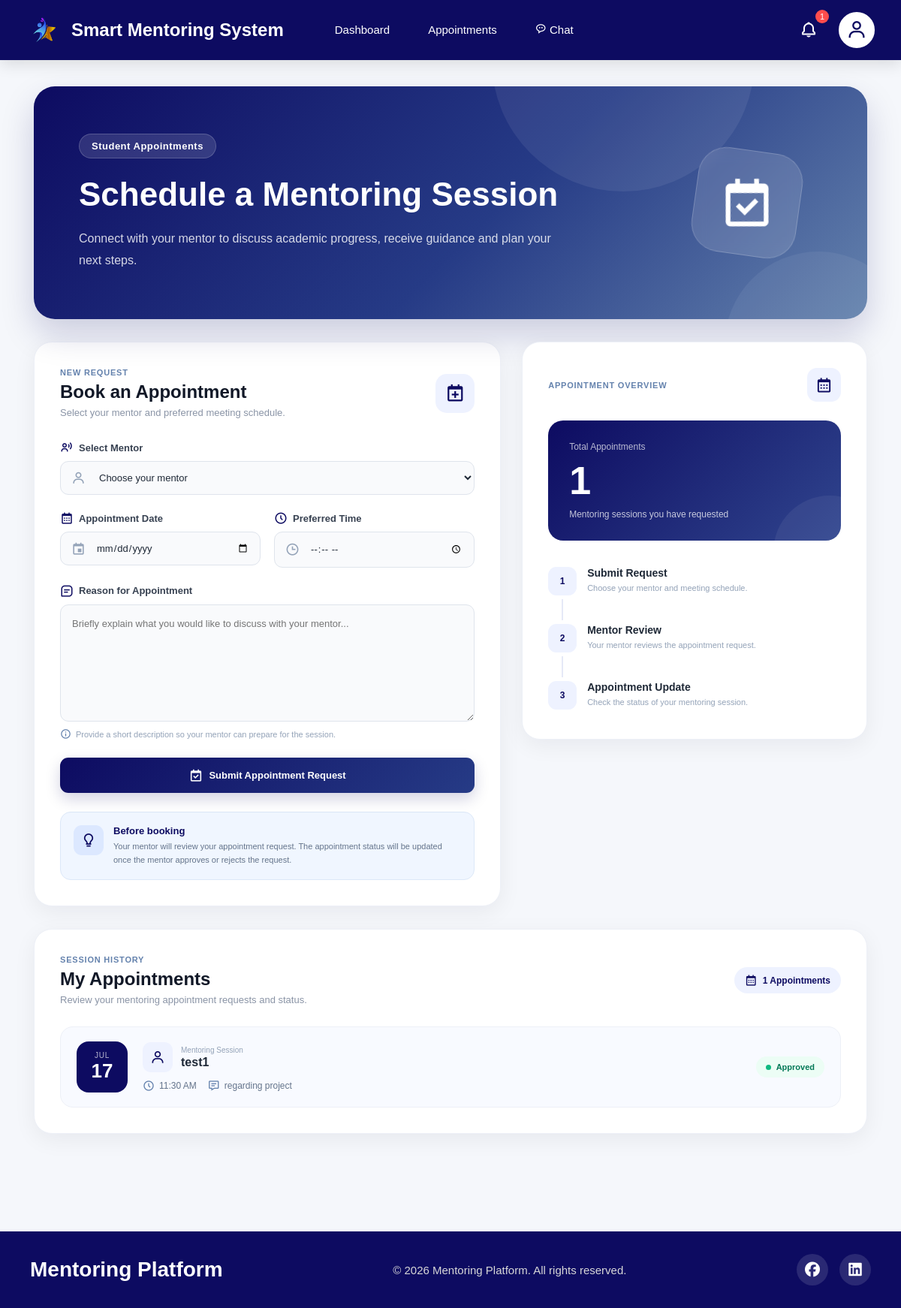
The app's page /book_appointment.php (signed in) with its own data.
### tables this page shows
CREATE TABLE `appointments` (
  `id` int(11) NOT NULL,
  `student_id` int(11) NOT NULL,
  `mentor_id` int(11) NOT NULL,
  `appointment_date` date NOT NULL,
  `appointment_time` time NOT NULL,
  `message` text DEFAULT NULL,
  `status` varchar(50) DEFAULT 'Pending',
  `created_at` timestamp NOT NULL DEFAULT current_timestamp()
);

CREATE TABLE `users` (
  `usersId` int(12) NOT NULL,
  `usersName` varchar(20) NOT NULL,
  `usersEmail` varchar(32) NOT NULL,
  `usersPwd` varchar(255) NOT NULL,
  `role` varchar(20) NOT NULL,
  `student_id` varchar(50) NOT NULL,
  `mentor_id` varchar(50) NOT NULL,
  `course` varchar(100) NOT NULL,
  `department` varchar(100) NOT NULL,
  `otp` varchar(6) DEFAULT NULL,
  `otp_expiry` datetime DEFAULT NULL
);

### book_appointment.php (the view, shortened to what this page needs)
<?php
include "Includes/db.php";
$student_id = $_SESSION['user_id'];
$appointmentHistory = $conn->prepare("
    SELECT
        appointments.*,
        users.usersName
    FROM appointments
    JOIN users
    ON appointments.mentor_id = users.usersId
    WHERE appointments.student_id = ?
    ORDER BY
        appointment_date DESC,
        appointment_time DESC
");
$appointmentHistory->bind_param(
    "i",
    $student_id
);
$appointmentHistory->execute();
$appointmentResults =
$appointmentHistory->get_result();
$totalAppointments =
$appointmentResults->num_rows;
?>
<!DOCTYPE html>
<html lang="en">
<head>
<link
    href="https://unpkg.com/boxicons@2.1.4/css/boxicons.min.css"
    rel="stylesheet"
>
<link
    rel="stylesheet"
    href="https://cdnjs.cloudflare.com/ajax/libs/font-awesome/6.5.2/css/all.min.css"
>
<link
    rel="stylesheet"
    href="Includes/student_header.css"
>
<link
    rel="stylesheet"
    href="book_appointment.css"
>
<link
    rel="stylesheet"
    href="Includes/footer.css"
>
</head>
<body>
<?php
include "Includes/student_header.php";
?>
<main class="appointment-page">
<section class="appointment-hero">
    <div class="appointment-hero-content">
        <span class="appointment-page-label">
            Student Appointments
        </span>
        <h1>
            Schedule a Mentoring Session
        </h1>
        <p>
            Connect with your mentor to discuss academic progress,
            receive guidance and plan your next steps.
        </p>
    </div>
    <div class="appointment-hero-decoration">
        <div class="appointment-hero-icon">
            <i class='bx bx-calendar-check'></i>
        </div>
    </div>
</section>
<section class="appointment-content-grid">
<div class="booking-panel">
    <div class="panel-heading">
        <div>
            <span class="panel-label">
                New Request
            </span>
            <h2>
                Book an Appointment
            </h2>
            <p>
                Select your mentor and preferred meeting schedule.
            </p>
        </div>
        <div class="heading-icon">
            <i class='bx bx-calendar-plus'></i>
        </div>
    </div>
    <form
        action="book_appointment.php"
        method="POST"
        class="appointment-form"
    >
        <div class="appointment-form-group">
            <label>
                <i class='bx bx-user-voice'></i>
                Select Mentor
            </label>
            <div class="appointment-input-wrapper">
                <i class='bx bx-user'></i>
                <select
                    name="mentor_id"
                    required
                >
                    <option value="">
                        Choose your mentor
                    </option>
                </select>
            </div>
        </div>
        <div class="appointment-form-row">
            <div class="appointment-form-group">
                <label>
                    <i class='bx bx-calendar'></i>
                    Appointment Date
                </label>
                <div class="appointment-input-wrapper">
                    <i class='bx bx-calendar-event'></i>
                    <input
                        type="date"
                        name="appointment_date"
                        id="appointmentDate"
                        required
                    >
                </div>
            </div>
            <div class="appointment-form-group">
                <label>
                    <i class='bx bx-time-five'></i>
                    Preferred Time
                </label>
                <div class="appointment-input-wrapper">
                    <i class='bx bx-time'></i>
                    <input
                        type="time"
                        name="appointment_time"
                        required
                    >
                </div>
            </div>
        </div>
        <div class="appointment-form-group">
            <label>
                <i class='bx bx-message-square-detail'></i>
                Reason for Appointment
            </label>
            <textarea
                name="message"
                rows="6"
                placeholder="Briefly explain what you would like to discuss with your mentor..."
            ></textarea>
            <small class="form-help-text">
                <i class='bx bx-info-circle'></i>
                Provide a short description so your mentor can
                prepare for the session.
            </small>
        </div>
        <button
            type="submit"
            class="book-appointment-btn"
        >
            <i class='bx bx-calendar-check'></i>
            Submit Appointment Request
        </button>
    </form>
    <div class="booking-information">
        <div class="booking-info-icon">
            <i class='bx bx-bulb'></i>
        </div>
        <div>
            <strong>
                Before booking
            </strong>
            <p>
                Your mentor will review your appointment request.
                The appointment status will be updated once the
                mentor approves or rejects the request.
            </p>
        </div>
    </div>
</div>
<div class="appointment-summary-panel">
    <div class="summary-header">
        <span>
            Appointment Overview
        </span>
        <div class="summary-icon">
            <i class='bx bx-calendar'></i>
        </div>
    </div>
    <div class="appointment-total">
        <span>
            Total Appointments
        </span>
        <strong>
            <?php
            echo $totalAppointments;
            ?>
        </strong>
        <p>
            Mentoring sessions you have requested
        </p>
    </div>
    <div class="appointment-process">
        <div class="process-item">
            <div class="process-number">
                1
            </div>
            <div>
                <h3>
                    Submit Request
                </h3>
                <p>
                    Choose your mentor and meeting schedule.
                </p>
            </div>
        </div>
        <div class="process-line"></div>
        <div class="process-item">
            <div class="process-number">
                2
            </div>
            <div>
                <h3>
                    Mentor Review
                </h3>
                <p>
                    Your mentor reviews the appointment request.
                </p>
            </div>
        </div>
        <div class="process-line"></div>
        <div class="process-item">
            <div class="process-number">
                3
            </div>
            <div>
                <h3>
                    Appointment Update
                </h3>
                <p>
                    Check the status of your mentoring session.
                </p>
            </div>
        </div>
    </div>
</div>
</section>
<section class="appointment-history-panel">
    <div class="history-heading">
        <div>
            <span class="panel-label">
                Session History
            </span>
            <h2>
                My Appointments
            </h2>
            <p>
                Review your mentoring appointment requests and status.
            </p>
        </div>
        <div class="history-count">
            <i class='bx bx-calendar'></i>
            <?php
            echo $totalAppointments;
            ?>
            Appointments
        </div>
    </div>
    <div class="appointment-history-list">
<?php
if (
    $appointmentResults->num_rows > 0
) {
    while (
        $appointment =
        $appointmentResults->fetch_assoc()
    ) {
        $appointmentDate =
        strtotime(
            $appointment['appointment_date']
        );
        $month =
        strtoupper(
            date(
                "M",
                $appointmentDate
            )
        );
        $day =
        date(
            "d",
            $appointmentDate
        );
        $formattedTime =
        date(
            "h:i A",
            strtotime(
                $appointment['appointment_time']
            )
        );
        $status =
        $appointment['status'] ?? 'Pending';
        $statusClass =
        strtolower(
            $status
        );
?>
<div class="history-appointment-card">
    <div class="history-date">
        <span>
            <?php
            echo htmlspecialchars($month);
            ?>
        </span>
        <strong>
            <?php
            echo htmlspecialchars($day);
            ?>
        </strong>
    </div>
    <div class="history-appointment-information">
        <div class="history-mentor">
            <div class="mentor-small-icon">
                <i class='bx bx-user'></i>
            </div>
            <div>
                <span>
                    Mentoring Session
                </span>
                <h3>
                    <?php
                    echo htmlspecialchars(
                        $appointment['usersName']
                    );
                    ?>
                </h3>
            </div>
        </div>
        <div class="appointment-meta">
            <span>
                <i class='bx bx-time-five'></i>
                <?php
                echo htmlspecialchars(
                    $formattedTime
                );
                ?>
            </span>
            <?php if (
                !empty(
                    $appointment['message']
                )
            ) { ?>
            <span>
                <i class='bx bx-message-detail'></i>
                <?php
                echo htmlspecialchars(
                    $appointment['message']
                );
                ?>
            </span>
            <?php } ?>
        </div>
    </div>
    <div
        class="professional-status-badge
        <?php
        echo htmlspecialchars(
            $statusClass
        );
        ?>"
    >
        <span class="status-dot"></span>
        <?php
        echo htmlspecialchars(
            $status
        );
        ?>
    </div>
</div>
<?php
    }
}
?>
    </div>
</section>
</main>
<?php
include "Includes/footer.php";
?>
</body>
</html>

### Includes/student_header.php (shortened to what this page needs)
<?php
$current_student =
$_SESSION['user_id'];
$navProfile = $conn->prepare(
"SELECT profile_picture
FROM student_profiles
WHERE student_id=?"
);
$navProfile->bind_param(
"i",
$current_student
);
$navProfile->execute();
$navResult =
$navProfile->get_result();
$navData =
$navResult->fetch_assoc();
?>
<nav class="navbar">
    <div class="navbar_container">
    <div class="navbar_left">
        <a href="index.php" id="navbar_logo">
            <img src="Assets/logoo.png" alt="Logo" class="logo">
            Smart Mentoring System
        </a>
        <ul class="navbar_menu">
            <li class="navbar_item">
                <a href="student_dashbord.php" class="navbar_links">Dashboard</a>
            </li>
            <li class="navbar_item">
                <a href="book_appointment.php" class="navbar_links">Appointments</a>
            </li>
            <li class="navbar_item">
    <a href="chat.php" class="navbar_links">
        <i class='bx bx-message-rounded-dots'></i>
        Chat
    </a>
</li>
        </ul>
        </div>
            <div class="navbar_right">
        <?php
             $notificationQuery = $conn->prepare(
              "SELECT *
               FROM system_notifications
            WHERE user_id=?
            AND is_read=0
            ORDER BY created_at DESC"
            );
                 $notificationQuery->bind_param(
                 "i",
                $_SESSION['user_id']
            );
                $notificationQuery->execute();
                $notifications = $notificationQuery->get_result();
                $unreadCount = $notifications->num_rows;
                ?>
<div class="profile-menu">
       <div class="notification-menu">
    <div class="notification-icon" onclick="toggleNotifications()">
        <i class='bx bx-bell'></i>
        <?php if($unreadCount > 0){ ?>
        <span class="notification-count">
         <?php echo $unreadCount; ?></span>
        <?php } ?>
    </div>
</div>
    <div class="profile-icon" onclick="toggleMenu()">
        <?php if(!empty($navData['profile_picture'])){ ?>
            <img
            src="<?php echo $navData['profile_picture']; ?>"
            class="nav-profile-img">
        <?php } else { ?>
            <i class='bx bx-user'></i>
        <?php } ?>
    </div>
</div>
</div>
</div>
</nav>

### Includes/footer.php (shortened to what this page needs)
<footer class="footer_container">
    <div class="social_media_wrap">
        <div class="footer_logo">
            <a href="#" id="footer_logo">
                Mentoring Platform
            </a>
        </div>
        <p class="website_rights">
            © 2026 Mentoring Platform. All rights reserved.
        </p>
        <div class="social_icons">
            <a href="#" class="social_icon-link">
                <i class="fab fa-facebook"></i>
            </a>
            <a href="#" class="social_icon-link">
                <i class="fab fa-linkedin"></i>
            </a>
        </div>
    </div>
</footer>

### Includes/student_header.css (style rules this page uses)
* { margin:0; padding:0; box-sizing:border-box; font-family:'Poppins',sans-serif; }
body { overflow-x:hidden; background:#f5f7fb; }
.navbar { position:sticky; top:0; width:100%; height:80px; background:#0D0B61; display:flex; align-items:center; z-index:1000; box-shadow:0 5px 20px rgba(0,0,0,.12); }
.navbar_container { width:100%; max-width:1400px; margin:auto; padding:0 35px; display:flex; justify-content:space-between; align-items:center; }
.navbar_left { display:flex; align-items:center; gap:50px; }
#navbar_logo { display:flex; align-items:center; gap:12px; text-decoration:none; color:#fff; font-size:24px; font-weight:700; }
.logo { width:48px; height:48px; object-fit:contain; }
.navbar_menu { display:flex; align-items:center; list-style:none; gap:15px; }
.navbar_item { list-style:none; }
.navbar_links { color:white; text-decoration:none; padding:12px 18px; border-radius:10px; font-size:15px; font-weight:500; transition:.3s; }
.navbar_right { display:flex; align-items:center; gap:20px; }
.notification-menu { position:relative; }
.notification-icon { width:44px; height:44px; border-radius:50%; display:flex; justify-content:center; align-items:center; cursor:pointer; color:white; font-size:24px; transition:.3s; }
.notification-count { position:absolute; top:-5px; right:-5px; width:18px; height:18px; background:#ff4d4d; border-radius:50%; color:white; display:flex; justify-content:center; align-items:center; font-size:11px; }
.profile-menu { display:flex; align-items:center; gap:18px; position:relative; }
.profile-icon { width:48px; height:48px; border-radius:50%; overflow:hidden; border:2px solid white; cursor:pointer; background:white; display:flex; justify-content:center; align-items:center; transition:.3s; }
.profile-icon i { color:#0D0B61; font-size:28px; }

### Includes/footer.css (style rules this page uses)
.footer_container { margin-top:80px; background:#0D0B61; color:#fff; padding:30px 0; }
.social_media_wrap { max-width:1300px; margin:auto; padding:0 40px; display:flex; justify-content:space-between; align-items:center; flex-wrap:wrap; gap:20px; }
.footer_logo a { color:#fff; text-decoration:none; font-size:28px; font-weight:700; }
.website_rights { margin:0; color:#d7d7d7; font-size:15px; }
.social_icons { display:flex; gap:15px; }
.social_icon-link { width:42px; height:42px; border-radius:50%; background:rgba(255,255,255,.12); display:flex; justify-content:center; align-items:center; text-decoration:none; color:#fff; transition:.3s; }
.social_icon-link i { font-size:20px; }

### records on screen
appointments: appointment_date "JUL", appointment_date "17", users.usersName "test1", appointment_time "11:30 AM", message "regarding project", status "Approved"

### other values on screen
$unreadCount "1"
$totalAppointments "1"
